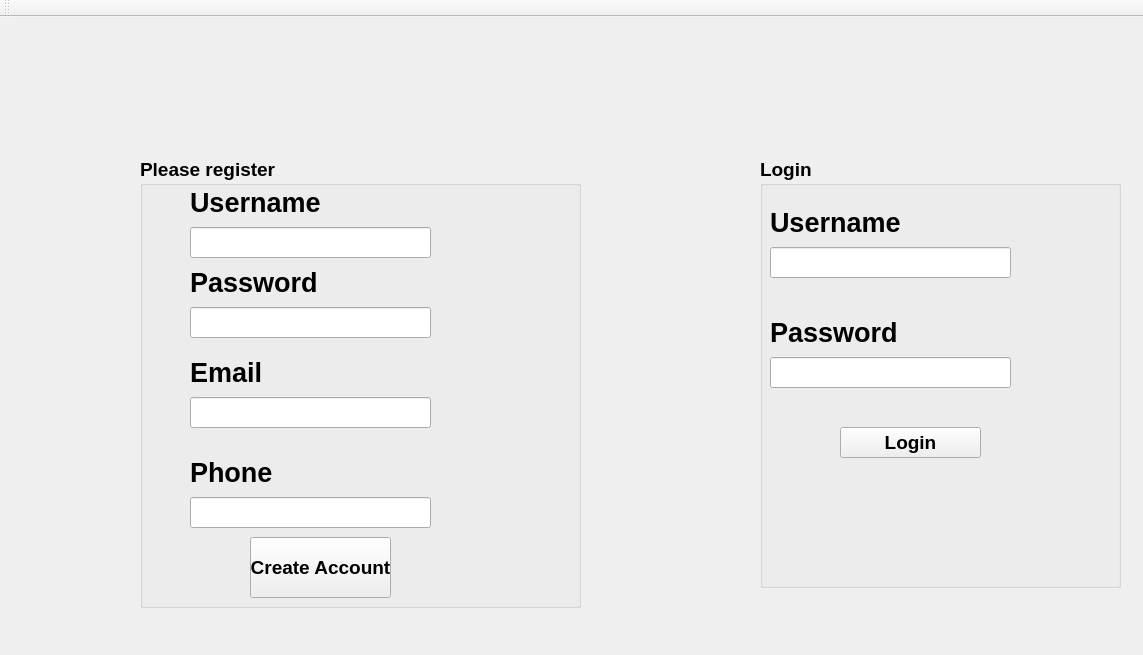
<?xml version="1.0" encoding="UTF-8"?>
<ui version="4.0">
 <class>MainWindow</class>
 <widget class="QMainWindow" name="MainWindow">
  <property name="geometry">
   <rect>
    <x>0</x>
    <y>0</y>
    <width>1143</width>
    <height>655</height>
   </rect>
  </property>
  <property name="windowTitle">
   <string>MainWindow</string>
  </property>
  <property name="windowIcon">
   <iconset resource="src.qrc">
    <normaloff>:/images/file-sharing-service.png</normaloff>:/images/file-sharing-service.png</iconset>
  </property>
  <property name="styleSheet">
   <string notr="true">#centralWidget {
border-image: url(:images/file-sharing-service.png);
}</string>
  </property>
  <widget class="QWidget" name="centralWidget">
   <widget class="QGroupBox" name="groupBox">
    <property name="geometry">
     <rect>
      <x>140</x>
      <y>140</y>
      <width>441</width>
      <height>451</height>
     </rect>
    </property>
    <property name="font">
     <font>
      <pointsize>14</pointsize>
      <weight>75</weight>
      <bold>true</bold>
     </font>
    </property>
    <property name="title">
     <string>Please register</string>
    </property>
    <widget class="QLineEdit" name="username">
     <property name="geometry">
      <rect>
       <x>50</x>
       <y>70</y>
       <width>241</width>
       <height>31</height>
      </rect>
     </property>
    </widget>
    <widget class="QLabel" name="label">
     <property name="geometry">
      <rect>
       <x>50</x>
       <y>10</y>
       <width>161</width>
       <height>71</height>
      </rect>
     </property>
     <property name="font">
      <font>
       <pointsize>20</pointsize>
      </font>
     </property>
     <property name="text">
      <string>Username</string>
     </property>
    </widget>
    <widget class="QLabel" name="label_2">
     <property name="geometry">
      <rect>
       <x>50</x>
       <y>90</y>
       <width>161</width>
       <height>71</height>
      </rect>
     </property>
     <property name="font">
      <font>
       <pointsize>20</pointsize>
      </font>
     </property>
     <property name="text">
      <string>Password</string>
     </property>
    </widget>
    <widget class="QLineEdit" name="password">
     <property name="geometry">
      <rect>
       <x>50</x>
       <y>150</y>
       <width>241</width>
       <height>31</height>
      </rect>
     </property>
     <property name="text">
      <string/>
     </property>
    </widget>
    <widget class="QLineEdit" name="email">
     <property name="geometry">
      <rect>
       <x>50</x>
       <y>240</y>
       <width>241</width>
       <height>31</height>
      </rect>
     </property>
     <property name="text">
      <string/>
     </property>
    </widget>
    <widget class="QLabel" name="label_3">
     <property name="geometry">
      <rect>
       <x>50</x>
       <y>180</y>
       <width>161</width>
       <height>71</height>
      </rect>
     </property>
     <property name="font">
      <font>
       <pointsize>20</pointsize>
      </font>
     </property>
     <property name="text">
      <string>Email</string>
     </property>
    </widget>
    <widget class="QLineEdit" name="phone">
     <property name="geometry">
      <rect>
       <x>50</x>
       <y>340</y>
       <width>241</width>
       <height>31</height>
      </rect>
     </property>
     <property name="text">
      <string/>
     </property>
    </widget>
    <widget class="QLabel" name="label_4">
     <property name="geometry">
      <rect>
       <x>50</x>
       <y>280</y>
       <width>161</width>
       <height>71</height>
      </rect>
     </property>
     <property name="font">
      <font>
       <pointsize>20</pointsize>
      </font>
     </property>
     <property name="text">
      <string>Phone</string>
     </property>
    </widget>
    <widget class="QPushButton" name="registerBtn">
     <property name="geometry">
      <rect>
       <x>110</x>
       <y>380</y>
       <width>141</width>
       <height>61</height>
      </rect>
     </property>
     <property name="text">
      <string>Create Account</string>
     </property>
    </widget>
   </widget>
   <widget class="QGroupBox" name="groupBox_2">
    <property name="geometry">
     <rect>
      <x>760</x>
      <y>140</y>
      <width>361</width>
      <height>431</height>
     </rect>
    </property>
    <property name="font">
     <font>
      <pointsize>14</pointsize>
      <weight>75</weight>
      <bold>true</bold>
     </font>
    </property>
    <property name="title">
     <string>Login</string>
    </property>
    <widget class="QLabel" name="label9">
     <property name="geometry">
      <rect>
       <x>10</x>
       <y>30</y>
       <width>161</width>
       <height>71</height>
      </rect>
     </property>
     <property name="font">
      <font>
       <pointsize>20</pointsize>
      </font>
     </property>
     <property name="text">
      <string>Username</string>
     </property>
    </widget>
    <widget class="QLineEdit" name="usernamelogin">
     <property name="geometry">
      <rect>
       <x>10</x>
       <y>90</y>
       <width>241</width>
       <height>31</height>
      </rect>
     </property>
    </widget>
    <widget class="QLineEdit" name="passwordlogin">
     <property name="geometry">
      <rect>
       <x>10</x>
       <y>200</y>
       <width>241</width>
       <height>31</height>
      </rect>
     </property>
     <property name="text">
      <string/>
     </property>
    </widget>
    <widget class="QLabel" name="label10">
     <property name="geometry">
      <rect>
       <x>10</x>
       <y>140</y>
       <width>161</width>
       <height>71</height>
      </rect>
     </property>
     <property name="font">
      <font>
       <pointsize>20</pointsize>
      </font>
     </property>
     <property name="text">
      <string>Password</string>
     </property>
    </widget>
    <widget class="QPushButton" name="loginBtn">
     <property name="geometry">
      <rect>
       <x>80</x>
       <y>270</y>
       <width>141</width>
       <height>31</height>
      </rect>
     </property>
     <property name="text">
      <string>Login</string>
     </property>
    </widget>
   </widget>
  </widget>
  <widget class="QMenuBar" name="menuBar">
   <property name="geometry">
    <rect>
     <x>0</x>
     <y>0</y>
     <width>1143</width>
     <height>21</height>
    </rect>
   </property>
  </widget>
  <widget class="QToolBar" name="mainToolBar">
   <attribute name="toolBarArea">
    <enum>TopToolBarArea</enum>
   </attribute>
   <attribute name="toolBarBreak">
    <bool>false</bool>
   </attribute>
  </widget>
 </widget>
 <layoutdefault spacing="6" margin="11"/>
 <resources>
  <include location="src.qrc"/>
 </resources>
 <connections/>
</ui>
